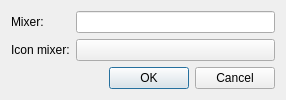
<?xml version="1.0" encoding="UTF-8"?>
<ui version="4.0">
 <class>AppletVolumeSettings</class>
 <widget class="QDialog" name="AppletVolumeSettings">
  <property name="geometry">
   <rect>
    <x>0</x>
    <y>0</y>
    <width>286</width>
    <height>100</height>
   </rect>
  </property>
  <property name="windowTitle">
   <string>Options</string>
  </property>
  <layout class="QVBoxLayout" name="verticalLayout_2">
   <item>
    <layout class="QVBoxLayout" name="verticalLayout">
     <item>
      <layout class="QFormLayout" name="formLayout">
       <item row="0" column="0">
        <widget class="QLabel" name="label_mixer">
         <property name="text">
          <string>Mixer:</string>
         </property>
        </widget>
       </item>
       <item row="1" column="0">
        <widget class="QLabel" name="label_icon">
         <property name="text">
          <string>Icon mixer:</string>
         </property>
        </widget>
       </item>
       <item row="0" column="1">
        <widget class="QLineEdit" name="mixer"/>
       </item>
       <item row="1" column="1">
         <widget class="QPushButton" name="icon" />
       </item>
      </layout>
     </item>
     <item>
      <widget class="QDialogButtonBox" name="buttonBox">
       <property name="orientation">
        <enum>Qt::Horizontal</enum>
       </property>
       <property name="standardButtons">
        <set>QDialogButtonBox::Cancel|QDialogButtonBox::Ok</set>
       </property>
      </widget>
     </item>
    </layout>
   </item>
  </layout>
 </widget>
 <tabstops>
  <tabstop>mixer</tabstop>
  <tabstop>icon</tabstop>
  <tabstop>buttonBox</tabstop>
 </tabstops>
 <resources/>
 <connections>
  <connection>
   <sender>buttonBox</sender>
   <signal>accepted()</signal>
   <receiver>AppletVolumeSettings</receiver>
   <slot>accept()</slot>
   <hints>
    <hint type="sourcelabel">
     <x>248</x>
     <y>254</y>
    </hint>
    <hint type="destinationlabel">
     <x>157</x>
     <y>274</y>
    </hint>
   </hints>
  </connection>
  <connection>
   <sender>buttonBox</sender>
   <signal>rejected()</signal>
   <receiver>AppletVolumeSettings</receiver>
   <slot>reject()</slot>
   <hints>
    <hint type="sourcelabel">
     <x>316</x>
     <y>260</y>
    </hint>
    <hint type="destinationlabel">
     <x>286</x>
     <y>274</y>
    </hint>
   </hints>
  </connection>
 </connections>
</ui>
